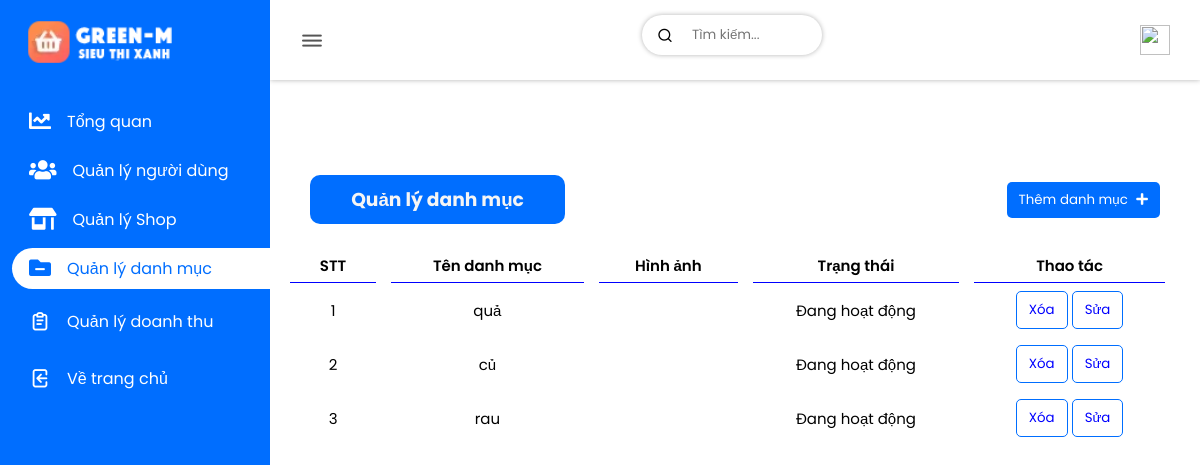
Before: /admin/admin/index.php?act=cate with the older database file.
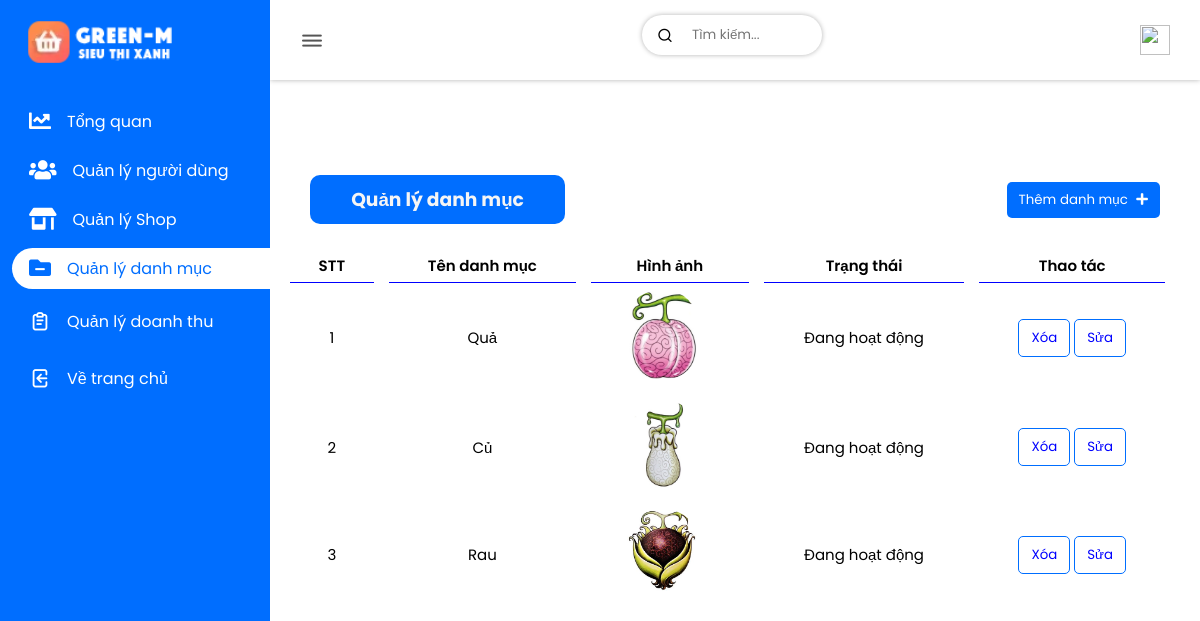
After: the same page with the newer database file.
### tables this page shows
CREATE TABLE `category` (
  `category_id` int(123) NOT NULL,
  `category_name` varchar(20) NOT NULL,
  `category_img` varchar(100) NOT NULL DEFAULT 'https://upload.wikimedia.org/wikipedia/commons/3/30/%28none%29.png',
  `category_status` varchar(20) NOT NULL,
  `time_reg` timestamp NOT NULL DEFAULT current_timestamp()
);

### admin/admin/model/connect.php (called while the page is built, shortened)
<?php
    class dao_con {
        public static function conn_db() {
            $sqlServer = "mysql:host=localhost; dbname=green_m8683";
            $username = "root";
            $password = "";
            try {
                $conn = new PDO($sqlServer, $username, $password);
                $conn->setAttribute(PDO::ATTR_ERRMODE, PDO::ERRMODE_EXCEPTION);
            } catch(PDOException $e) {
                echo 'Ket noi database that bai do ' . $e->getMessage();
            }
            return $conn;
        }
        public static function conn_show_all($sql) {
            $conn = self::conn_db();
            $sqlBindParam = array_slice(func_get_args(), 1);
            try {
                $stmt = $conn->prepare($sql);
                $stmt->execute($sqlBindParam);
                $ketqua = $stmt->fetchAll();
                return $ketqua;
            } catch (PDOException $e) {
                throw $e;
            } finally {
                unset($conn);
            }
        }
    }
?>

### admin/admin/model/category.php (called while the page is built, shortened)
<?php
    include_once "connect.php";
    class cate_lass extends dao_con {
        public static function show_cate() {
            $sql = "SELECT * FROM category ORDER BY category_id DESC";
            return self::conn_show_all($sql);
        }
    }
?>

### admin/admin/view/cate.php (the view, shortened to what this page needs)
<main>
   <div class="wrapper flex">
      <div class="projects-category">
         <div class="card-header flex flex-tinh2">
            <h3>Quản lý danh mục</h3>
            <button class="add-cate">Thêm danh mục <i class="fas fa-plus"></i></button>
         </div>
         <table>
            <thead>
               <th>
                  <tr>
                     <td>STT</td>
                     <td>Tên danh mục</td>
                     <td>Hình ảnh</td>
                     <td>Trạng thái</td>
                     <td>Thao tác</td>
                  </tr>
               </th>
            </thead>
            <tbody>
               <?php
                  $i = 0;
                  foreach($show as $items) {
                     extract($items);
                     $i++;
                     echo '
                        <tr>
                           <td>'. $i .'</td>
                           <td>'. $category_name .'</td>
                           <td><img src="../../public/'. $category_img .'" alt="" width="70px"></td>
                           <td>
                              '. $category_status .'
                           </td>
                           <td class="kkk">
                                 <button class="del-cate" data-cate-id="'. $category_id .'" data-cate-name="'. $category_name .'">Xóa</button>
                                 <button class="up-cate" data-cate-id="'. $category_id .'" data-cate-name="'. $category_name .'" data-cate-img="'. $category_img .'" data-cate-status="'. $category_status .'">Sửa</button>
                           </td>
                        </tr>
                     ';
                  }
               ?>
            </tbody>
         </table>
      </div>
   </div>
</main>

Changed rows visible on the page:
changed category: category_name "quả" → "Quả"; category_img: picture added
changed category (number 2 of 3 on the later page): category_name "củ" → "Củ"; category_img: picture added
changed category: category_name "rau" → "Rau"; category_img: picture added
